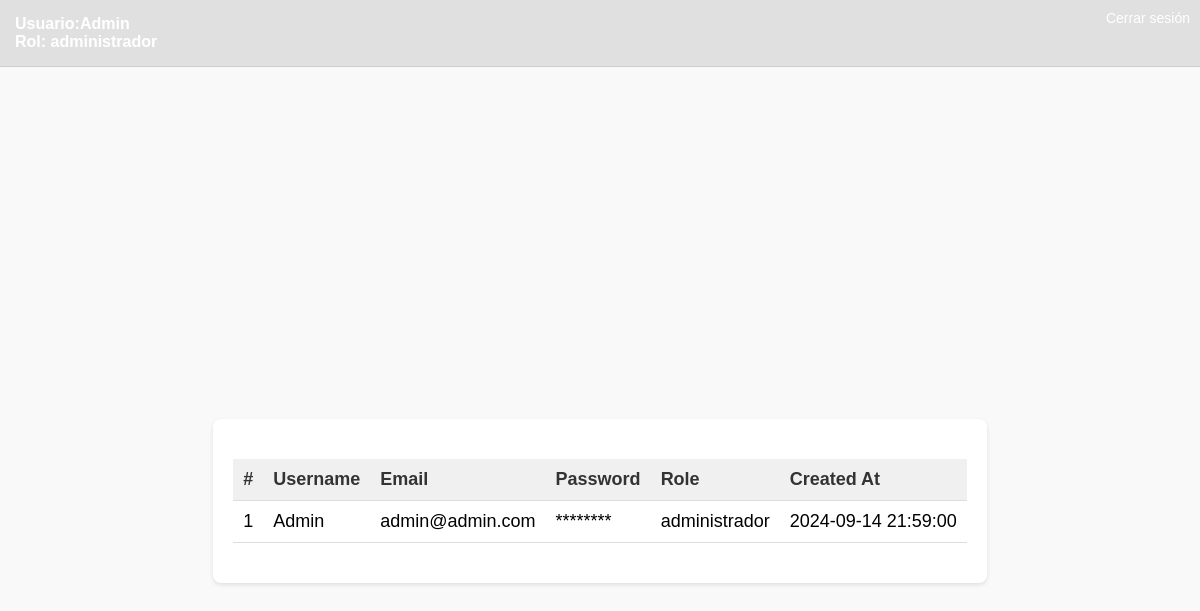
/dashboard.php (signed in), run on the app's committed database.
### tables this page shows
CREATE TABLE `users` (
  `id` int(11) NOT NULL,
  `username` varchar(50) NOT NULL,
  `email` varchar(100) NOT NULL,
  `password` varchar(255) NOT NULL,
  `role` enum('usuario','administrador') DEFAULT 'usuario',
  `created_at` timestamp NOT NULL DEFAULT current_timestamp(),
  `is_active` tinyint(1) DEFAULT 1
);

### dashboard.php (the view, shortened to what this page needs)
<?php
$isAdmin = $_SESSION['role'] === 'administrador';
$isUser = $_SESSION['role'] === 'usuario';
?>
<!DOCTYPE html>
<html lang="es">
<head>
    <link rel="stylesheet" href="styles.css">
</head>
<body>
    <div class="header">
        <div class="user-info">
            Usuario:<?php echo htmlspecialchars($_SESSION['username']); ?><br>
            Rol: <?php echo htmlspecialchars($_SESSION['role']); ?>
        </div>
        <div class="logout">
            <a href="logout.php">Cerrar sesión</a>
        </div>
    </div>
    <div class="content">
        <div class="table-container">
            <table>
                <thead>
                    <tr>
                        <?php if ($isAdmin): ?>
                            <th>#</th>
                            <th>Username</th>
                            <th>Email</th>
                            <th>Password</th>
                            <th>Role</th>
                            <th>Created At</th>
                        <?php elseif ($isUser): ?>
                            <th>#</th>
                            <th>Email</th>
                            <th>Password</th>
                        <?php endif; ?>
                    </tr>
                </thead>
                <tbody>
                    <?php
                    include 'db.php';
                    try {
                        if ($isAdmin) {
                            $stmt = $pdo->query("SELECT id, username, email, password, role, created_at FROM users");
                        } elseif ($isUser) {
                            $stmt = $pdo->query("SELECT id, email, password FROM users");
                        }
                        while ($row = $stmt->fetch(PDO::FETCH_ASSOC)) {
                            echo '<tr>';
                            echo '<td>' . htmlspecialchars($row['id']) . '</td>';
                            if ($isAdmin) {
                                echo '<td>' . htmlspecialchars($row['username']) . '</td>';
                            }
                            echo '<td>' . htmlspecialchars($row['email']) . '</td>';
                            echo '<td>********</td>';
                            if ($isAdmin) {
                                echo '<td>' . htmlspecialchars($row['role']) . '</td>';
                                echo '<td>' . htmlspecialchars($row['created_at']) . '</td>';
                            }
                            echo '</tr>';
                        }
                    } catch (PDOException $e) {
                        echo 'Error: ' . $e->getMessage();
                    }
                    ?>
                </tbody>
            </table>
        </div>
    </div>
</body>
</html>

### styles.css (style rules this page uses)
body { font-family: Arial, sans-serif; background-color: #f0f0f0; display: flex; justify-content: center; align-items: center; height: 100vh; margin: 0; }
a { color: #007BFF; text-decoration: none; }
table { width: 100%; border-collapse: collapse; margin: 20px 0; font-size: 18px; text-align: left; }
th, td { padding: 12px; border-bottom: 1px solid #ddd; }
th { background-color: #f8f8f8; color: #333; }
body { font-family: Arial, sans-serif; margin: 0; padding: 0; background-color: #f9f9f9; }
.header { background-color: #343a40; color: #fff; padding: 15px; display: flex; justify-content: space-between; align-items: center; }
.header a { color: #fff; text-decoration: none; }
.header .user-info { font-size: 16px; font-weight: bold; }
.header .logout { font-size: 14px; }
.table-container { margin: 20px; background-color: #fff; padding: 20px; border-radius: 8px; box-shadow: 0 2px 4px rgba(0, 0, 0, 0.1); position: relative; top: 71px; }
table { width: 100%; border-collapse: collapse; }
th, td { padding: 10px; text-align: left; border-bottom: 1px solid #ddd; }
th { background-color: #f0f0f0; }
.header { background-color: #f0f0f0; padding: 15px; display: flex; justify-content: space-between; align-items: center; }
.logout { position: absolute; top: 10px; right: 10px; }

### dashboard.php (style rules this page uses)
.header { width: 100%; background-color: #e0e0e0; padding: 15px; display: flex; justify-content: space-between; align-items: center; box-sizing: border-box; border-bottom: 1px solid #ccc; position: fixed; z-index: 10; top: 0; left: 0; }
.content { margin-top: 60px; }
.user-info { font-size: 16px; font-weight: bold; }
.logout { font-size: 14px; }
.table-container { margin-top: 20px; }
table { width: 100%; border-collapse: collapse; }
th, td { padding: 10px; text-align: left; border-bottom: 1px solid #ddd; }
th { background-color: #f0f0f0; }

### data on the page
users: id "1", username "Admin", email "admin@admin.com", role "administrador", created_at "2024-09-14 21:59:00"

### other printed values
$_SESSION['username'] "Admin"
$_SESSION['role'] "administrador"
